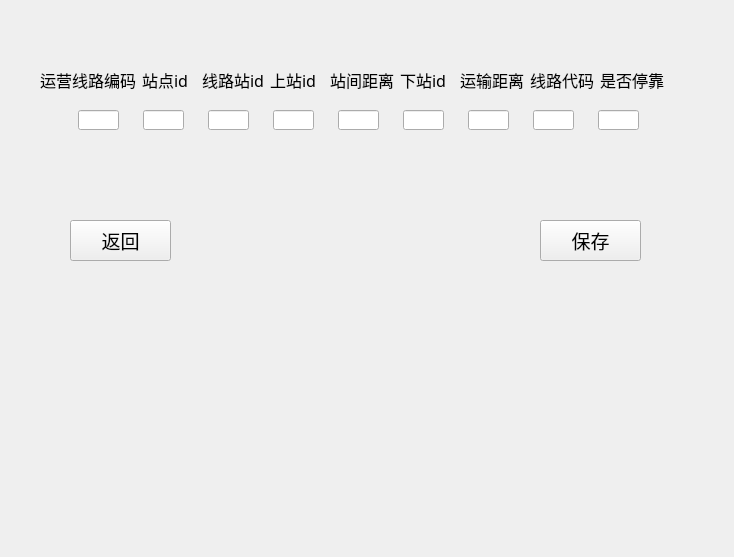
<?xml version="1.0" encoding="UTF-8"?>
<ui version="4.0">
 <class>xl_zengjia</class>
 <widget class="QWidget" name="xl_zengjia">
  <property name="geometry">
   <rect>
    <x>0</x>
    <y>0</y>
    <width>734</width>
    <height>557</height>
   </rect>
  </property>
  <property name="minimumSize">
   <size>
    <width>734</width>
    <height>557</height>
   </size>
  </property>
  <property name="font">
   <font>
    <family>宋体</family>
    <pointsize>14</pointsize>
   </font>
  </property>
  <property name="windowTitle">
   <string>Form</string>
  </property>
  <widget class="QLabel" name="label_9">
   <property name="geometry">
    <rect>
     <x>330</x>
     <y>60</y>
     <width>101</width>
     <height>41</height>
    </rect>
   </property>
   <property name="font">
    <font>
     <family>宋体</family>
     <pointsize>12</pointsize>
    </font>
   </property>
   <property name="text">
    <string>&lt;html&gt;&lt;head/&gt;&lt;body&gt;&lt;p&gt;站间距离&lt;/p&gt;&lt;/body&gt;&lt;/html&gt;</string>
   </property>
  </widget>
  <widget class="QLabel" name="label_11">
   <property name="geometry">
    <rect>
     <x>460</x>
     <y>60</y>
     <width>101</width>
     <height>41</height>
    </rect>
   </property>
   <property name="font">
    <font>
     <family>宋体</family>
     <pointsize>12</pointsize>
    </font>
   </property>
   <property name="text">
    <string>&lt;html&gt;&lt;head/&gt;&lt;body&gt;&lt;p&gt;运输距离&lt;/p&gt;&lt;/body&gt;&lt;/html&gt;</string>
   </property>
  </widget>
  <widget class="QLabel" name="label_8">
   <property name="geometry">
    <rect>
     <x>270</x>
     <y>60</y>
     <width>101</width>
     <height>41</height>
    </rect>
   </property>
   <property name="font">
    <font>
     <family>宋体</family>
     <pointsize>12</pointsize>
    </font>
   </property>
   <property name="text">
    <string>&lt;html&gt;&lt;head/&gt;&lt;body&gt;&lt;p&gt;上站id&lt;/p&gt;&lt;/body&gt;&lt;/html&gt;</string>
   </property>
  </widget>
  <widget class="QLabel" name="label_7">
   <property name="geometry">
    <rect>
     <x>200</x>
     <y>60</y>
     <width>101</width>
     <height>41</height>
    </rect>
   </property>
   <property name="font">
    <font>
     <family>宋体</family>
     <pointsize>12</pointsize>
    </font>
   </property>
   <property name="text">
    <string>&lt;html&gt;&lt;head/&gt;&lt;body&gt;&lt;table border=&quot;0&quot; style=&quot; margin-top:0px; margin-bottom:0px; margin-left:0px; margin-right:0px;&quot; cellspacing=&quot;2&quot; cellpadding=&quot;0&quot;&gt;&lt;tr&gt;&lt;td width=&quot;68&quot;&gt;&lt;p&gt;线路站id&lt;/p&gt;&lt;/td&gt;&lt;/tr&gt;&lt;/table&gt;&lt;/body&gt;&lt;/html&gt;</string>
   </property>
  </widget>
  <widget class="QWidget" name="layoutWidget">
   <property name="geometry">
    <rect>
     <x>60</x>
     <y>100</y>
     <width>601</width>
     <height>41</height>
    </rect>
   </property>
   <layout class="QHBoxLayout" name="horizontalLayout">
    <item>
     <widget class="QLineEdit" name="l11">
      <property name="maximumSize">
       <size>
        <width>41</width>
        <height>20</height>
       </size>
      </property>
     </widget>
    </item>
    <item>
     <widget class="QLineEdit" name="l12">
      <property name="maximumSize">
       <size>
        <width>41</width>
        <height>20</height>
       </size>
      </property>
     </widget>
    </item>
    <item>
     <widget class="QLineEdit" name="l13">
      <property name="maximumSize">
       <size>
        <width>41</width>
        <height>20</height>
       </size>
      </property>
     </widget>
    </item>
    <item>
     <widget class="QLineEdit" name="l14">
      <property name="maximumSize">
       <size>
        <width>41</width>
        <height>20</height>
       </size>
      </property>
     </widget>
    </item>
    <item>
     <widget class="QLineEdit" name="l15">
      <property name="maximumSize">
       <size>
        <width>41</width>
        <height>20</height>
       </size>
      </property>
     </widget>
    </item>
    <item>
     <widget class="QLineEdit" name="l16">
      <property name="maximumSize">
       <size>
        <width>41</width>
        <height>20</height>
       </size>
      </property>
     </widget>
    </item>
    <item>
     <widget class="QLineEdit" name="l17">
      <property name="maximumSize">
       <size>
        <width>41</width>
        <height>20</height>
       </size>
      </property>
     </widget>
    </item>
    <item>
     <widget class="QLineEdit" name="l18">
      <property name="maximumSize">
       <size>
        <width>41</width>
        <height>20</height>
       </size>
      </property>
     </widget>
    </item>
    <item>
     <widget class="QLineEdit" name="l19">
      <property name="maximumSize">
       <size>
        <width>41</width>
        <height>20</height>
       </size>
      </property>
     </widget>
    </item>
   </layout>
  </widget>
  <widget class="QLabel" name="label">
   <property name="geometry">
    <rect>
     <x>40</x>
     <y>60</y>
     <width>101</width>
     <height>41</height>
    </rect>
   </property>
   <property name="font">
    <font>
     <family>宋体</family>
     <pointsize>12</pointsize>
    </font>
   </property>
   <property name="text">
    <string>&lt;html&gt;&lt;head/&gt;&lt;body&gt;&lt;p align=&quot;justify&quot;&gt;运营线路编码&lt;/p&gt;&lt;/body&gt;&lt;/html&gt;</string>
   </property>
  </widget>
  <widget class="QLabel" name="label_3">
   <property name="geometry">
    <rect>
     <x>140</x>
     <y>60</y>
     <width>101</width>
     <height>41</height>
    </rect>
   </property>
   <property name="font">
    <font>
     <family>宋体</family>
     <pointsize>12</pointsize>
    </font>
   </property>
   <property name="text">
    <string>&lt;html&gt;&lt;head/&gt;&lt;body&gt;&lt;table border=&quot;0&quot; style=&quot; margin-top:0px; margin-bottom:0px; margin-left:0px; margin-right:0px;&quot; cellspacing=&quot;2&quot; cellpadding=&quot;0&quot;&gt;&lt;tr&gt;&lt;td width=&quot;68&quot;&gt;&lt;p&gt;站点id&lt;/p&gt;&lt;/td&gt;&lt;/tr&gt;&lt;/table&gt;&lt;/body&gt;&lt;/html&gt;</string>
   </property>
  </widget>
  <widget class="QLabel" name="label_13">
   <property name="geometry">
    <rect>
     <x>600</x>
     <y>60</y>
     <width>101</width>
     <height>41</height>
    </rect>
   </property>
   <property name="font">
    <font>
     <family>宋体</family>
     <pointsize>12</pointsize>
    </font>
   </property>
   <property name="text">
    <string>&lt;html&gt;&lt;head/&gt;&lt;body&gt;&lt;p&gt;是否停靠&lt;/p&gt;&lt;/body&gt;&lt;/html&gt;</string>
   </property>
  </widget>
  <widget class="QLabel" name="label_12">
   <property name="geometry">
    <rect>
     <x>530</x>
     <y>60</y>
     <width>101</width>
     <height>41</height>
    </rect>
   </property>
   <property name="font">
    <font>
     <family>宋体</family>
     <pointsize>12</pointsize>
    </font>
   </property>
   <property name="text">
    <string>&lt;html&gt;&lt;head/&gt;&lt;body&gt;&lt;p&gt;线路代码&lt;/p&gt;&lt;/body&gt;&lt;/html&gt;</string>
   </property>
  </widget>
  <widget class="QLabel" name="label_10">
   <property name="geometry">
    <rect>
     <x>400</x>
     <y>60</y>
     <width>101</width>
     <height>41</height>
    </rect>
   </property>
   <property name="font">
    <font>
     <family>宋体</family>
     <pointsize>12</pointsize>
    </font>
   </property>
   <property name="text">
    <string>&lt;html&gt;&lt;head/&gt;&lt;body&gt;&lt;p&gt;下站id&lt;/p&gt;&lt;/body&gt;&lt;/html&gt;</string>
   </property>
  </widget>
  <widget class="QPushButton" name="PB_baocun">
   <property name="geometry">
    <rect>
     <x>540</x>
     <y>220</y>
     <width>101</width>
     <height>41</height>
    </rect>
   </property>
   <property name="text">
    <string>保存</string>
   </property>
  </widget>
  <widget class="QPushButton" name="pb1">
   <property name="geometry">
    <rect>
     <x>70</x>
     <y>220</y>
     <width>101</width>
     <height>41</height>
    </rect>
   </property>
   <property name="text">
    <string>返回</string>
   </property>
  </widget>
 </widget>
 <resources/>
 <connections/>
</ui>
